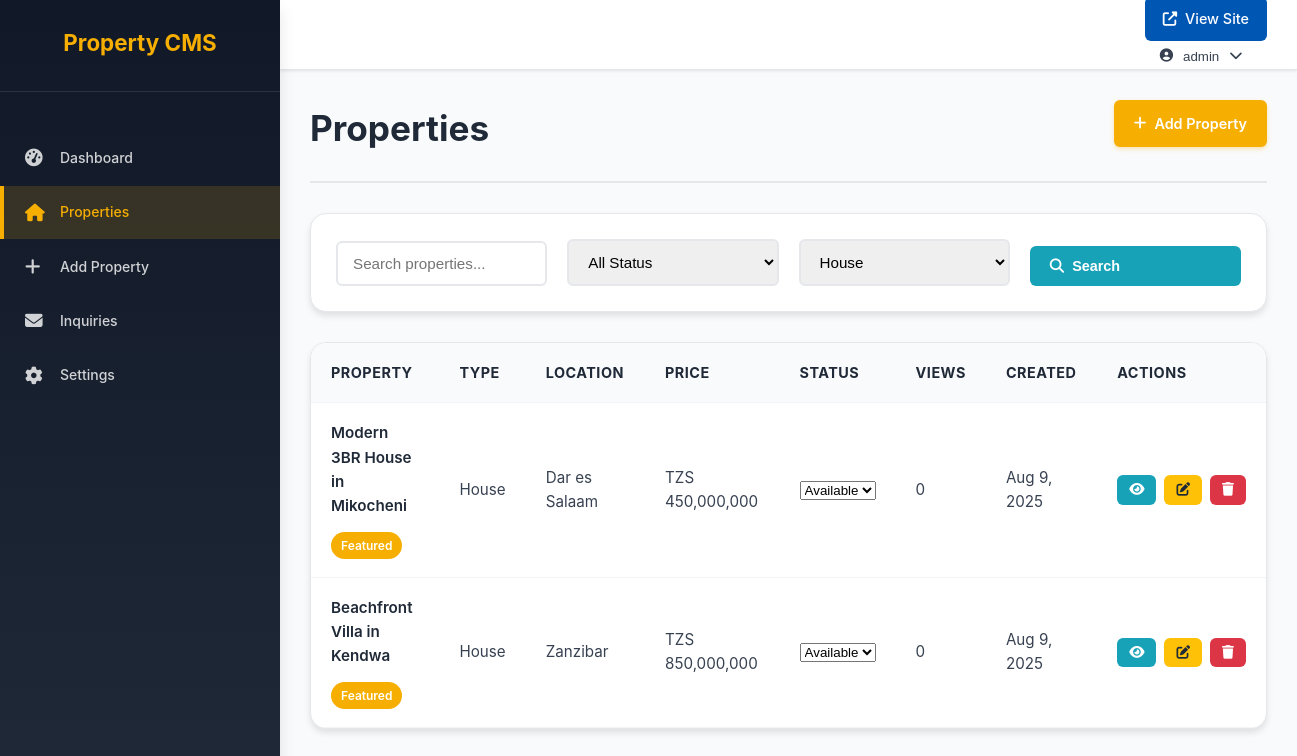
Screenshot of /admin/properties.php?type=house (signed in) with the database file from the repository.
### tables this page shows
CREATE TABLE IF NOT EXISTS properties (
    id INT AUTO_INCREMENT PRIMARY KEY,
    title VARCHAR(255) NOT NULL,
    description TEXT,
    property_type ENUM('house', 'apartment', 'land', 'commercial') NOT NULL,
    location VARCHAR(255) NOT NULL,
    price DECIMAL(15,2) NOT NULL,
    bedrooms INT DEFAULT 0,
    bathrooms INT DEFAULT 0,
    area DECIMAL(10,2) DEFAULT 0,
    images JSON,
    featured BOOLEAN DEFAULT FALSE,
    status ENUM('available', 'sold', 'pending') DEFAULT 'available',
    views INT DEFAULT 0,
    created_at TIMESTAMP DEFAULT CURRENT_TIMESTAMP,
    updated_at TIMESTAMP DEFAULT CURRENT_TIMESTAMP ON UPDATE CURRENT_TIMESTAMP
);

### admin/properties.php (the view, shortened to what this page needs)
<?php
$db = Database::getInstance()->getConnection();
$search = trim($_GET['search'] ?? '');
$type_filter = $_GET['type'] ?? '';
$page = max(1, intval($_GET['page'] ?? 1));
$per_page = 10;
$conditions = [];
$params = [];
if (!empty($type_filter)) {
    $conditions[] = "property_type = ?";
    $params[] = $type_filter;
}
$where_clause = !empty($conditions) ? 'WHERE ' . implode(' AND ', $conditions) : '';
try {
    $offset = ($page - 1) * $per_page;
    $sql = "SELECT * FROM properties $where_clause ORDER BY created_at DESC LIMIT $per_page OFFSET $offset";
    $stmt = $db->prepare($sql);
    $stmt->execute($params);
    $properties = $stmt->fetchAll();
} catch (PDOException $e) {
    $properties = [];
    $total_properties = 0;
    $total_pages = 0;
    $error = "Error fetching properties: " . $e->getMessage();
}
?>
<!DOCTYPE html>
<html lang="en">
<head>
    <link rel="stylesheet" href="admin-styles.css">
    <link rel="stylesheet" href="styles.css">
    <link rel="stylesheet" href="https://cdnjs.cloudflare.com/ajax/libs/font-awesome/6.4.0/css/all.min.css">
</head>
<body>
    <div class="admin-layout">
        <?php include 'includes/sidebar.php'; ?>
        <div class="main-content">
            <?php include 'includes/header.php'; ?>
            <div class="content-area">
                <div class="page-header">
                    <h1>Properties</h1>
                    <div class="page-actions">
                        <a href="add-property.php" class="btn-primary">
                            <i class="fas fa-plus"></i>
                            Add Property
                        </a>
                    </div>
                </div>
                <div class="filters-section">
                    <form method="GET" class="filters-form">
                        <div class="filter-row">
                            <div class="filter-group">
                                <input type="text" name="search" placeholder="Search properties..."
                                       value="<?php echo htmlspecialchars($search); ?>">
                            </div>
                            <div class="filter-group">
                                <select name="status">
                                    <option value="">All Status</option>
                                </select>
                            </div>
                            <div class="filter-group">
                                <select name="type">
                                    <option value="house" <?php echo $type_filter === 'house' ? 'selected' : ''; ?>>House</option>
                                </select>
                            </div>
                            <button type="submit" class="btn-search">
                                <i class="fas fa-search"></i>
                                Search
                            </button>
                        </div>
                    </form>
                </div>
                <div class="table-container">
                    <table class="data-table">
                        <thead>
                            <tr>
                                <th>Property</th>
                                <th>Type</th>
                                <th>Location</th>
                                <th>Price</th>
                                <th>Status</th>
                                <th>Views</th>
                                <th>Created</th>
                                <th>Actions</th>
                            </tr>
                        </thead>
                        <tbody>
                            <?php if (empty($properties)): ?>
                                <tr>
                                    <td colspan="8" class="no-data">No properties found.</td>
                                </tr>
                            <?php else: ?>
                                <?php foreach ($properties as $property): ?>
                                    <tr>
                                        <td>
                                            <div class="property-info">
                                                <h4><?php echo htmlspecialchars($property['title']); ?></h4>
                                                <?php if ($property['featured']): ?>
                                                    <span class="featured-badge">Featured</span>
                                                <?php endif; ?>
                                            </div>
                                        </td>
                                        <td><?php echo ucfirst(htmlspecialchars($property['property_type'])); ?></td>
                                        <td><?php echo htmlspecialchars($property['location']); ?></td>
                                        <td>TZS <?php echo number_format($property['price']); ?></td>
                                        <td>
                                            <form method="POST" class="inline-form">
                                                <select name="status" onchange="this.form.submit()">
                                                    <option value="available" <?php echo $property['status'] === 'available' ? 'selected' : ''; ?>>Available</option>
                                                </select>
                                            </form>
                                        </td>
                                        <td><?php echo number_format($property['views']); ?></td>
                                        <td><?php echo date('M j, Y', strtotime($property['created_at'])); ?></td>
                                        <td>
                                            <div class="action-buttons">
                                                <a href="../sales.php?view=<?php echo $property['id']; ?>" target="_blank"
                                                   class="btn-action btn-view" title="View">
                                                    <i class="fas fa-eye"></i>
                                                </a>
                                                <a href="edit-property.php?id=<?php echo $property['id']; ?>"
                                                   class="btn-action btn-edit" title="Edit">
                                                    <i class="fas fa-edit"></i>
                                                </a>
                                                <a href="?delete=<?php echo $property['id']; ?>"
                                                   class="btn-action btn-delete" title="Delete"
                                                   onclick="return confirm('Are you sure you want to delete this property?')">
                                                    <i class="fas fa-trash"></i>
                                                </a>
                                            </div>
                                        </td>
                                    </tr>
                                <?php endforeach; ?>
                            <?php endif; ?>
                        </tbody>
                    </table>
                </div>
            </div>
        </div>
    </div>
</body>
</html>

### admin/admin-styles.css (style rules this page uses)
:root { --primary-color: #f6ae01; --primary-hover: #e29f01; --secondary-color: #0056b3; --success-color: #28a745; --danger-color: #dc3545; --warning-color: #ffc107; --info-color: #17a2b8; --dark-color: #343a40; --light-color: #f8f9fa; --white: #ffffff; --gray-100: #f8f9fa; --gray-200: #e9ecef; --gray-300: #dee2e6; --gray-400: #ced4da; --gray-500: #adb5bd; --gray-600: #6c757d; --gray-700: #495057; --gray-800: #343a40; --gray-900: #212529; --sidebar-width: 250px; --header-height: 60px; --border-radius: 6px; --box-shadow: 0 2px 4px rgba(0, 0, 0, 0.1); --transition: all 0.3s ease; }
* { margin: 0; padding: 0; box-sizing: border-box; }
body { font-family: -apple-system, BlinkMacSystemFont, "Segoe UI", Roboto, "Helvetica Neue", Arial, sans-serif; line-height: 1.6; color: var(--gray-800); background-color: var(--gray-100); }
.admin-layout { display: flex; min-height: 100vh; }
.main-content { flex: 1; margin-left: var(--sidebar-width); display: flex; flex-direction: column; }
.content-area { flex: 1; padding: 30px; }
.page-header { display: flex; justify-content: space-between; align-items: center; margin-bottom: 30px; }
.page-header h1 { font-size: 2rem; color: var(--gray-800); }
.page-actions { display: flex; gap: 10px; }
.btn-primary, .btn-secondary, .btn-success, .btn-danger, .btn-warning, .btn-info { display: inline-flex; align-items: center; gap: 8px; padding: 10px 20px; border: none; border-radius: var(--border-radius); font-size: 0.9rem; font-weight: 500; text-decoration: none; cursor: pointer; transition: var(--transition); }
.btn-primary { background: var(--primary-color); color: var(--white); }

### rows the page displays
properties: title "Modern 3BR House in Mikocheni", featured "Featured", property_type "House", location "Dar es Salaam", price "450,000,000", status "Available", views "0", created_at "Aug 9, 2025"
properties: title "Beachfront Villa in Kendwa", featured "Featured", property_type "House", location "Zanzibar", price "850,000,000", status "Available", views "0", created_at "Aug 9, 2025"

### other values shown
$user['username'] "admin"
